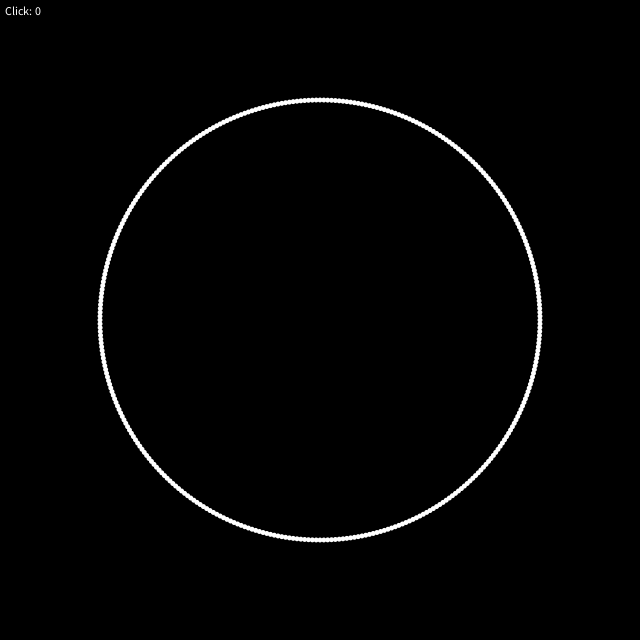
Frame 1 (no input)
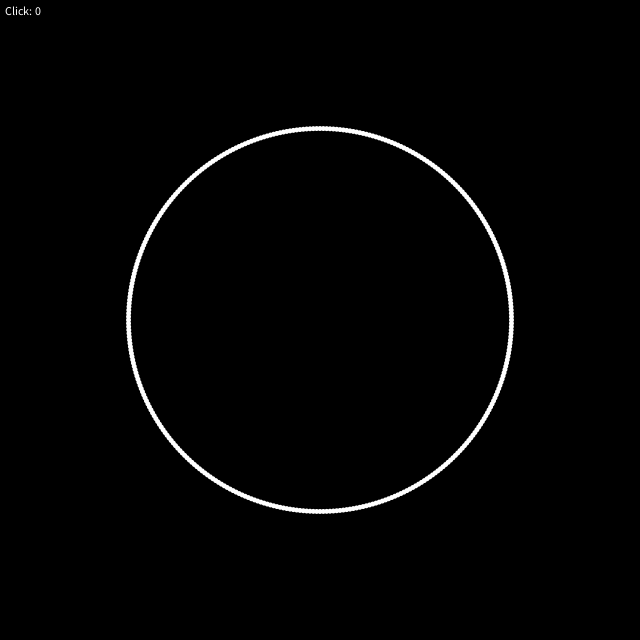
Frame 60 (the mouse pressed at the canvas centre just before this capture)
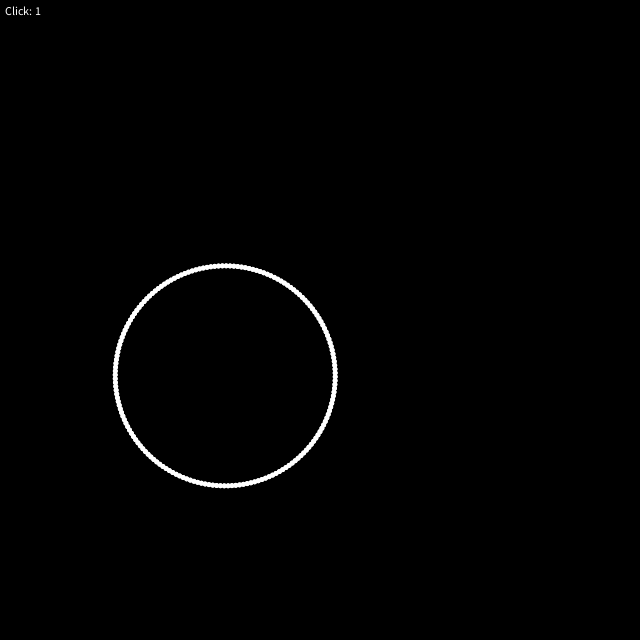
Frame 120 (the mouse held since frame 60 and released just before this capture)

The Processing sketch that drew these frames (run headless with seeded random() and noise(); from frame 60 on, the mouse is pressed at the canvas centre):

// Processing sketch: code_reference_C_flower
// ── code_reference_C_flower.pde
//Reference sketch
// https://www.openprocessing.org/sketch/155442

/* Try get click to equal 22, 35, 44, 49, 64 and 68 */
int click = 0;
float num = 0;
boolean doOnce = true;

void setup(){
  size(640, 640);
  noStroke();
}

void draw(){
  background(0);
  fill(255);
  for(int i = 0; i < 360; i++){
    float angle = cos(radians(i*click+num))*220;
    
    float x = width/2+sin(radians(i))*angle;
    float y = height/2+cos(radians(i))*angle;
    
    /* Change this to line(x, y, width/2, height/2); for a cool effect */
    ellipse(x, y, 5, 5);
  }
  num += 0.5;
  text("Click: " + click, 5, 15);
}

void mousePressed(){
  if(doOnce){
    doOnce = false;
    click++;
  } 
}

void mouseReleased(){
  doOnce = true;
}
